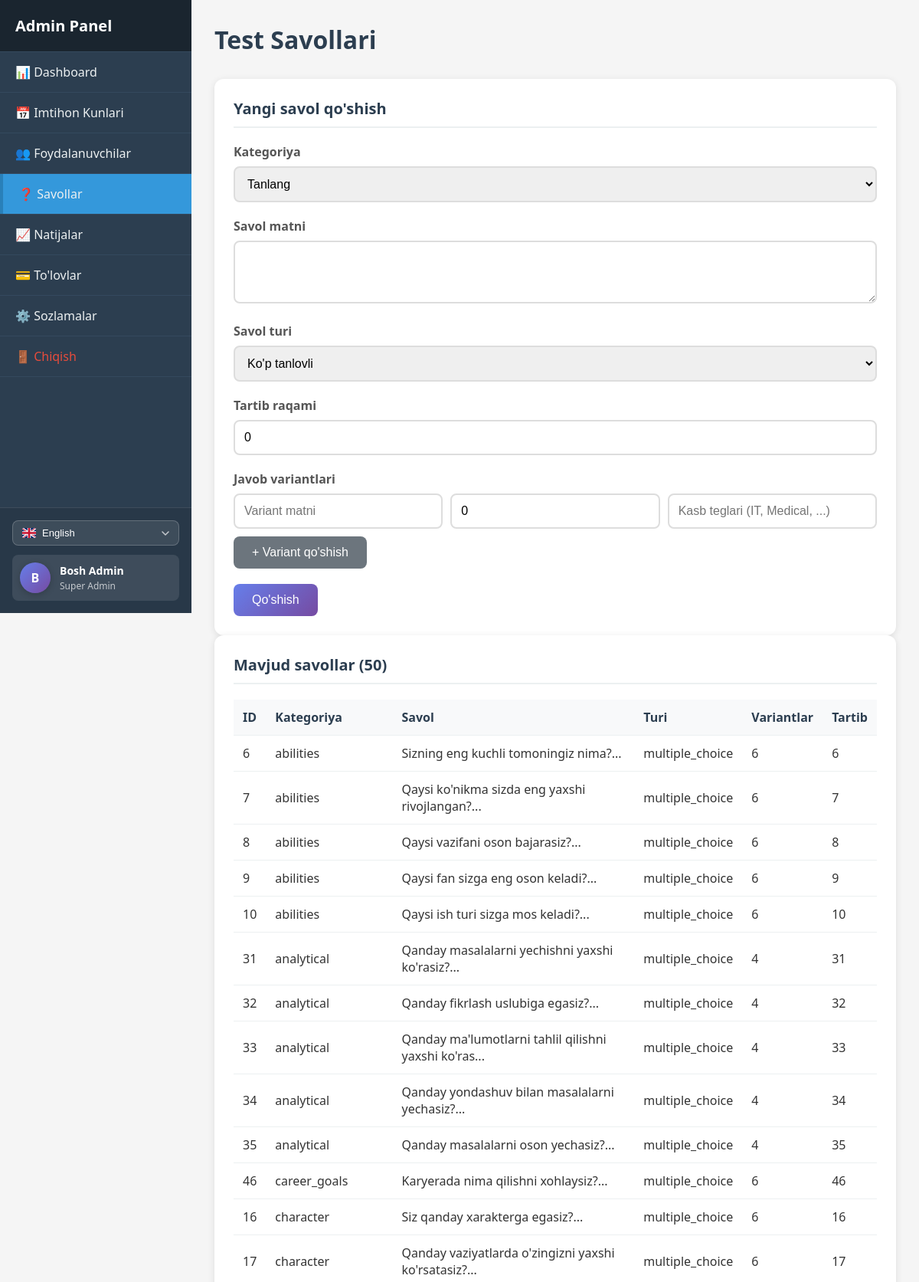
Screenshot of /admin/questions.php (signed in, upper part) with the database file from the repository.
### tables this page shows
CREATE TABLE IF NOT EXISTS questions (
    id INT AUTO_INCREMENT PRIMARY KEY,
    category VARCHAR(100) NOT NULL,
    question_text TEXT NOT NULL,
    question_type ENUM('multiple_choice', 'scale', 'yes_no') DEFAULT 'multiple_choice',
    weight DECIMAL(3,2) DEFAULT 1.00,
    order_number INT,
    created_at TIMESTAMP DEFAULT CURRENT_TIMESTAMP,
    INDEX idx_category (category)
);

### includes/language.php (called while the page is built, shortened)
<?php
class Language {
    private static $current_lang = 'uz';
    private static $available_langs = ['uz' => 'O\'zbek', 'ru' => 'Русский', 'en' => 'English', 'tr' => 'Türkçe'];
    public static function init() {
        if (isset($_GET['lang'])) {
            $lang = trim($_GET['lang']);
            $lang = htmlspecialchars(strip_tags($lang));
            if (in_array($lang, array_keys(self::$available_langs))) {
                self::$current_lang = $lang;
                $_SESSION['language'] = $lang;
            }
        } elseif (isset($_SESSION['language'])) {
            $lang = $_SESSION['language'];
            if (in_array($lang, array_keys(self::$available_langs))) {
                self::$current_lang = $lang;
            }
        } else {
            $browser_lang = self::detectBrowserLanguage();
            if ($browser_lang && in_array($browser_lang, array_keys(self::$available_langs))) {
                self::$current_lang = $browser_lang;
                $_SESSION['language'] = $browser_lang;
            }
        }
    }
    public static function current() {
        return self::$current_lang;
    }
    public static function getLanguageName($code) {
        return self::$available_langs[$code] ?? $code;
    }
}
?>

### admin/questions.php (the view, shortened to what this page needs)
<?php
$db = getDB();
$stmt = $db->query("SELECT q.*,
                    (SELECT COUNT(*) FROM answer_options WHERE question_id = q.id) as option_count
                    FROM questions q
                    ORDER BY q.category, q.order_number");
$questions = $stmt->fetchAll();
?>
<!DOCTYPE html>
<html lang="<?= Language::current() ?>">
<head>
    <link rel="stylesheet" href="<?= ASSETS_PATH ?>css/style.css">
    <link rel="stylesheet" href="<?= ASSETS_PATH ?>css/admin.css">
</head>
<body>
    <div class="admin-wrapper">
        <?php include 'includes/sidebar.php'; ?>
        <div class="admin-content">
            <div class="admin-header">
                <h1>Test Savollari</h1>
            </div>
            <div class="admin-card">
                <h2>Yangi savol qo'shish</h2>
                <form method="POST" id="questionForm">
                    <div class="form-group">
                        <label>Kategoriya</label>
                        <select name="category" required>
                            <option value="">Tanlang</option>
                        </select>
                    </div>
                    <div class="form-group">
                        <label>Savol matni</label>
                        <textarea name="question_text" rows="3" required></textarea>
                    </div>
                    <div class="form-group">
                        <label>Savol turi</label>
                        <select name="question_type">
                            <option value="multiple_choice">Ko'p tanlovli</option>
                        </select>
                    </div>
                    <div class="form-group">
                        <label>Tartib raqami</label>
                        <input type="number" name="order_number" value="0" min="0">
                    </div>
                    <div class="form-group">
                        <label>Javob variantlari</label>
                        <div id="options-container">
                            <div class="option-row">
                                <input type="text" name="options[0][text]" placeholder="Variant matni" required>
                                <input type="number" name="options[0][score]" placeholder="Ball" value="0" min="0" max="100" required>
                                <input type="text" name="options[0][tags]" placeholder="Kasb teglari (IT, Medical, ...)">
                            </div>
                        </div>
                        <button type="button" id="add-option" class="btn-secondary">+ Variant qo'shish</button>
                    </div>
                    <button type="submit" class="btn-primary">Qo'shish</button>
                </form>
            </div>
            <div class="admin-card">
                <h2>Mavjud savollar (<?= count($questions) ?>)</h2>
                <table class="data-table">
                    <thead>
                        <tr>
                            <th>ID</th>
                            <th>Kategoriya</th>
                            <th>Savol</th>
                            <th>Turi</th>
                            <th>Variantlar</th>
                            <th>Tartib</th>
                        </tr>
                    </thead>
                    <tbody>
                        <?php foreach ($questions as $q): ?>
                            <tr>
                                <td><?= $q['id'] ?></td>
                                <td><?= htmlspecialchars($q['category']) ?></td>
                                <td><?= htmlspecialchars(mb_substr($q['question_text'], 0, 50)) ?>...</td>
                                <td><?= $q['question_type'] ?></td>
                                <td><?= $q['option_count'] ?></td>
                                <td><?= $q['order_number'] ?></td>
                            </tr>
                        <?php endforeach; ?>
                    </tbody>
                </table>
            </div>
        </div>
    </div>
</body>
</html>

### admin/includes/sidebar.php (shortened to what this page needs)
<?php
$admin_info = null;
if (isset($_SESSION['admin_id'])) {
    try {
        $db = getDB();
        $stmt = $db->prepare("SELECT id, username, full_name, email, role, last_login FROM admins WHERE id = ?");
        $stmt->execute([$_SESSION['admin_id']]);
        $admin_info = $stmt->fetch();
    } catch (Exception $e) {
        $admin_info = [
            'username' => $_SESSION['admin_username'] ?? 'Admin',
            'full_name' => $_SESSION['admin_username'] ?? 'Admin',
            'role' => $_SESSION['admin_role'] ?? 'admin'
        ];
    }
}
require_once __DIR__ . '/../../includes/language.php';
$current_lang = Language::current();
$flag_paths = [
    'uz' => ASSETS_PATH . 'images/flags/uz.svg',
    'ru' => ASSETS_PATH . 'images/flags/ru.svg',
    'en' => ASSETS_PATH . 'images/flags/en.svg',
    'tr' => ASSETS_PATH . 'images/flags/tr.svg'
];
?>
<nav class="admin-sidebar">
    <div class="sidebar-header">
        <h2>Admin Panel</h2>
    </div>
    <ul class="sidebar-menu">
        <li><a href="dashboard.php" class="<?= basename($_SERVER['PHP_SELF']) === 'dashboard.php' ? 'active' : '' ?>">📊 Dashboard</a></li>
        <li><a href="exam_dates.php" class="<?= basename($_SERVER['PHP_SELF']) === 'exam_dates.php' ? 'active' : '' ?>">📅 Imtihon Kunlari</a></li>
        <li><a href="users.php" class="<?= basename($_SERVER['PHP_SELF']) === 'users.php' ? 'active' : '' ?>">👥 Foydalanuvchilar</a></li>
        <li><a href="questions.php" class="<?= basename($_SERVER['PHP_SELF']) === 'questions.php' ? 'active' : '' ?>">❓ Savollar</a></li>
        <li><a href="results.php" class="<?= basename($_SERVER['PHP_SELF']) === 'results.php' ? 'active' : '' ?>">📈 Natijalar</a></li>
        <li><a href="payments.php" class="<?= basename($_SERVER['PHP_SELF']) === 'payments.php' ? 'active' : '' ?>">💳 To'lovlar</a></li>
        <li><a href="settings.php" class="<?= basename($_SERVER['PHP_SELF']) === 'settings.php' ? 'active' : '' ?>">⚙️ Sozlamalar</a></li>
        <li><a href="logout.php" class="logout-link">🚪 Chiqish</a></li>
    </ul>
    <div class="sidebar-footer">
        <div class="sidebar-language-switcher">
            <div class="language-switcher-compact">
                <button type="button" class="lang-current-compact" id="adminLangToggle">
                    <img src="<?= $flag_paths[$current_lang] ?? '' ?>" alt="<?= $current_lang ?>" class="lang-flag-img-compact">
                    <span class="lang-name-compact"><?= Language::getLanguageName($current_lang) ?></span>
                    <svg class="lang-arrow-compact" width="10" height="6" viewBox="0 0 10 6" fill="none" xmlns="http://www.w3.org/2000/svg">
                        <path d="M1 1L5 5L9 1" stroke="currentColor" stroke-width="1.5" stroke-linecap="round" stroke-linejoin="round"/>
                    </svg>
                </button>
            </div>
        </div>
        <div class="sidebar-user-info">
            <a href="profile.php" class="user-profile-link" id="userProfileLink">
                <div class="user-avatar">
                    <?= strtoupper(mb_substr($admin_info['full_name'] ?? $admin_info['username'] ?? 'A', 0, 1)) ?>
                </div>
                <div class="user-details">
                    <div class="user-name"><?= htmlspecialchars($admin_info['full_name'] ?? $admin_info['username'] ?? 'Admin') ?></div>
                    <div class="user-role"><?= htmlspecialchars($admin_info['role'] === 'super_admin' ? 'Super Admin' : 'Admin') ?></div>
                </div>
            </a>
        </div>
    </div>
</nav>

### assets/css/style.css (style rules this page uses)
* { margin: 0; padding: 0; box-sizing: border-box; }
body { font-family: 'Segoe UI', Tahoma, Geneva, Verdana, sans-serif; background: linear-gradient(135deg, #667eea 0%, #764ba2 100%); min-height: 100vh; color: #333; }
.form-group { margin-bottom: 20px; }
.form-group label { display: block; margin-bottom: 8px; font-weight: 600; color: #555; }
.form-group input, .form-group select, .form-group textarea { width: 100%; padding: 12px; border: 2px solid #ddd; border-radius: 8px; font-size: 16px; transition: border-color 0.3s; }
.btn-primary, .btn-secondary, .btn-success, .btn-danger { padding: 12px 24px; border: none; border-radius: 8px; font-size: 16px; cursor: pointer; transition: all 0.3s; text-decoration: none; display: inline-block; }
.btn-primary { background: linear-gradient(135deg, #667eea 0%, #764ba2 100%); color: white; }
.btn-secondary { background: #6c757d; color: white; }

### assets/css/admin.css (style rules this page uses)
.admin-wrapper { display: flex; min-height: 100vh; background: #f5f5f5; }
.admin-sidebar { width: 250px; background: #2c3e50; color: white; padding: 0; position: fixed; height: 100vh; overflow-y: auto; display: flex; flex-direction: column; }
.sidebar-header { padding: 20px; background: #1a252f; border-bottom: 1px solid #34495e; }
.sidebar-header h2 { font-size: 20px; margin: 0; }
.sidebar-menu { list-style: none; padding: 0; margin: 0; flex: 1; padding-bottom: 180px; }
.sidebar-menu li { border-bottom: 1px solid #34495e; }
.sidebar-menu a { display: block; padding: 15px 20px; color: #ecf0f1; text-decoration: none; transition: all 0.3s; }
.sidebar-menu a.active { background: #3498db; border-left: 4px solid #2980b9; }
.logout-link { color: #e74c3c !important; }
.admin-content { margin-left: 250px; flex: 1; padding: 30px; }
.admin-header { margin-bottom: 30px; }
.admin-header h1 { font-size: 32px; color: #2c3e50; margin-bottom: 10px; }
.admin-card { background: white; padding: 25px; border-radius: 12px; box-shadow: 0 2px 10px rgba(0, 0, 0, 0.1); }
.admin-card h2 { font-size: 20px; color: #2c3e50; margin-bottom: 20px; padding-bottom: 10px; border-bottom: 2px solid #ecf0f1; }
.data-table { width: 100%; border-collapse: collapse; }
.data-table th, .data-table td { padding: 12px; text-align: left; border-bottom: 1px solid #ecf0f1; }
.data-table th { background: #f8f9fa; font-weight: 600; color: #2c3e50; }

### admin/includes/sidebar.php (style rules this page uses)
.sidebar-footer { position: absolute; bottom: 0; left: 0; right: 0; padding: 16px; border-top: 1px solid rgba(255, 255, 255, 0.1); background: rgba(0, 0, 0, 0.1); }
.sidebar-language-switcher { margin-bottom: 12px; }
.language-switcher-compact { position: relative; width: 100%; }
.lang-current-compact { display: flex; align-items: center; gap: 8px; width: 100%; padding: 8px 12px; background: rgba(255, 255, 255, 0.1); border: 1px solid rgba(255, 255, 255, 0.2); border-radius: 8px; cursor: pointer; transition: all 0.3s; color: #fff; font-size: 13px; font-weight: 500; outline: none; }
.lang-flag-img-compact { width: 18px; height: 13px; object-fit: cover; border-radius: 2px; flex-shrink: 0; }
.lang-name-compact { flex: 1; text-align: left; font-weight: 500; }
.lang-arrow-compact { width: 10px; height: 10px; color: rgba(255, 255, 255, 0.7); transition: transform 0.3s; flex-shrink: 0; }
.sidebar-user-info { margin-top: 12px; }
.user-profile-link { display: flex; align-items: center; gap: 12px; padding: 10px; background: rgba(255, 255, 255, 0.1); border-radius: 8px; text-decoration: none; color: #fff; transition: all 0.3s; cursor: pointer; }
.user-avatar { width: 40px; height: 40px; border-radius: 50%; background: linear-gradient(135deg, #667eea 0%, #764ba2 100%); display: flex; align-items: center; justify-content: center; font-size: 16px; font-weight: 600; color: #fff; flex-shrink: 0; box-shadow: 0 2px 8px rgba(0, 0, 0, 0.2); }
.user-details { flex: 1; min-width: 0; }
.user-name { font-size: 14px; font-weight: 600; color: #fff; white-space: nowrap; overflow: hidden; text-overflow: ellipsis; margin-bottom: 2px; }
.user-role { font-size: 12px; color: rgba(255, 255, 255, 0.7); white-space: nowrap; overflow: hidden; text-overflow: ellipsis; }

### admin/questions.php (style rules this page uses)
.option-row { display: flex; gap: 10px; margin-bottom: 10px; align-items: center; }
.option-row input { flex: 1; }

### rows the page displays
questions: id "6", category "abilities", question_text "Sizning eng kuchli tomoningiz nima?", question_type "multiple_choice", option_count "6", order_number "6"
questions: id "7", category "abilities", question_text "Qaysi ko'nikma sizda eng yaxshi rivojlangan?", question_type "multiple_choice", option_count "6", order_number "7"
questions: id "8", category "abilities", question_text "Qaysi vazifani oson bajarasiz?", question_type "multiple_choice", option_count "6", order_number "8"
questions: id "9", category "abilities", question_text "Qaysi fan sizga eng oson keladi?", question_type "multiple_choice", option_count "6", order_number "9"
questions: id "10", category "abilities", question_text "Qaysi ish turi sizga mos keladi?", question_type "multiple_choice", option_count "6", order_number "10"
questions: id "31", category "analytical", question_text "Qanday masalalarni yechishni yaxshi ko'rasiz?", question_type "multiple_choice", option_count "4", order_number "31"
questions: id "32", category "analytical", question_text "Qanday fikrlash uslubiga egasiz?", question_type "multiple_choice", option_count "4", order_number "32"
questions: id "33", category "analytical", question_text "Qanday ma'lumotlarni tahlil qilishni yaxshi ko'ras", question_type "multiple_choice", option_count "4", order_number "33"
questions: id "34", category "analytical", question_text "Qanday yondashuv bilan masalalarni yechasiz?", question_type "multiple_choice", option_count "4", order_number "34"
questions: id "35", category "analytical", question_text "Qanday masalalarni oson yechasiz?", question_type "multiple_choice", option_count "4", order_number "35"
questions: id "46", category "career_goals", question_text "Karyerada nima qilishni xohlaysiz?", question_type "multiple_choice", option_count "6", order_number "46"
questions: id "16", category "character", question_text "Siz qanday xarakterga egasiz?", question_type "multiple_choice", option_count "6", order_number "16"
questions: id "17", category "character", question_text "Qanday vaziyatlarda o'zingizni yaxshi ko'rsatasiz?", question_type "multiple_choice", option_count "6", order_number "17"

### other values shown
Language::getLanguageName($current_lang) "English"
$admin_info['full_name'] "Bosh Admin"
$admin_info['role'] === 'super_admin' ? 'Super Admin' : 'Admin' "Super Admin"
count($questions) "50"
